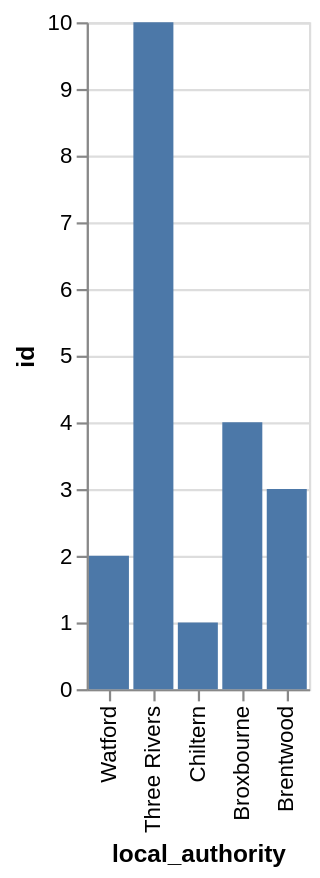

Here is the Vega-Lite specification saved for this chart:
### Vega-Lite specification from a JSON file in a GitHub repository (floating-point values rounded to 4 significant figures)
{"data": {"values": [{"x_data": "Watford", "y_data": 2}, {"x_data": "Three Rivers", "y_data": 10}, {"x_data": "Chiltern", "y_data": 1}, {"x_data": "Broxbourne", "y_data": 4}, {"x_data": "Brentwood", "y_data": 3}]}, "mark": "bar", "encoding": {"x": {"field": "x_data", "type": "nominal", "title": "local_authority", "sort": "descending"}, "y": {"field": "y_data", "type": "quantitative", "title": "id"}}}
